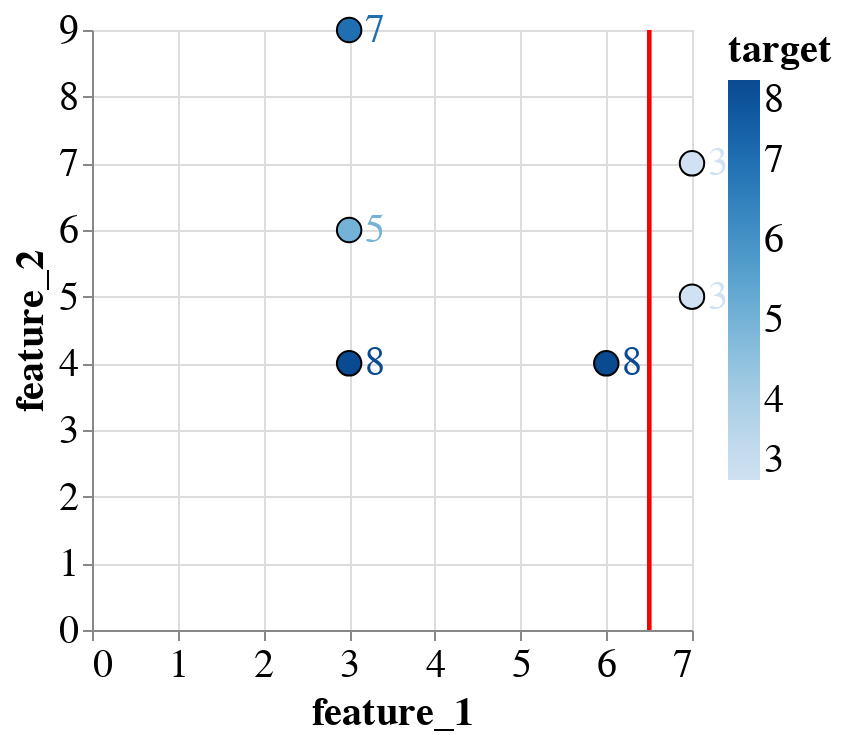

The notebook cell this image was saved under:
### Markdown cell above
### Visualizing the first decision

### Code cell
#visualize the first decision
scatter = alt.Chart(df).mark_circle(
    size=150,
    opacity=1,
    stroke='black',
    strokeWidth=1
).encode(
    x=alt.X('feature_1', title='feature_1'),
    y=alt.Y('feature_2', title='feature_2'),
    color='target')
text = scatter.mark_text(
    align='left',
    baseline='middle',
    fontSize = 20,
    dx=8
).encode(
    text='target')
split = alt.Chart(df).mark_rule().encode(
    x='a:Q',
    size=alt.SizeValue(2),
    color=alt.ColorValue("red")
).transform_calculate(
    a="6.5"
)
alt.layer(scatter, text, split).configure_axis(
    labelFontSize=20,
    titleFontSize=20
).configure_legend(
    titleFontSize=20,
    labelFontSize=20
).properties(
    width=300,
    height=300
)

### Figure 1 — Vega-Lite specification as saved in the notebook (floating-point values rounded to 4 significant figures)
{"config": {"view": {"continuousWidth": 400, "continuousHeight": 300}, "axis": {"labelFontSize": 20, "titleFontSize": 20}, "legend": {"labelFontSize": 20, "titleFontSize": 20}}, "layer": [{"mark": {"type": "circle", "opacity": 1, "size": 150, "stroke": "black", "strokeWidth": 1}, "encoding": {"color": {"field": "target", "type": "quantitative"}, "x": {"field": "feature_1", "title": "feature_1", "type": "quantitative"}, "y": {"field": "feature_2", "title": "feature_2", "type": "quantitative"}}}, {"mark": {"type": "text", "align": "left", "baseline": "middle", "dx": 8, "fontSize": 20}, "encoding": {"color": {"field": "target", "type": "quantitative"}, "text": {"field": "target", "type": "quantitative"}, "x": {"field": "feature_1", "title": "feature_1", "type": "quantitative"}, "y": {"field": "feature_2", "title": "feature_2", "type": "quantitative"}}}, {"mark": "rule", "encoding": {"color": {"value": "red"}, "size": {"value": 2}, "x": {"field": "a", "type": "quantitative"}}, "transform": [{"calculate": "6.5", "as": "a"}]}], "data": {"name": "data-3e9321352299e15b72b66560369968fd"}, "height": 300, "width": 300, "$schema": "https://vega.github.io/schema/vega-lite/v4.17.0.json", "datasets": {"data-3e9321352299e15b72b66560369968fd": [{"feature_1": 3, "feature_2": 6, "target": 5}, {"feature_1": 3, "feature_2": 4, "target": 8}, {"feature_1": 6, "feature_2": 4, "target": 8}, {"feature_1": 3, "feature_2": 9, "target": 7}, {"feature_1": 7, "feature_2": 7, "target": 3}, {"feature_1": 7, "feature_2": 5, "target": 3}]}}
